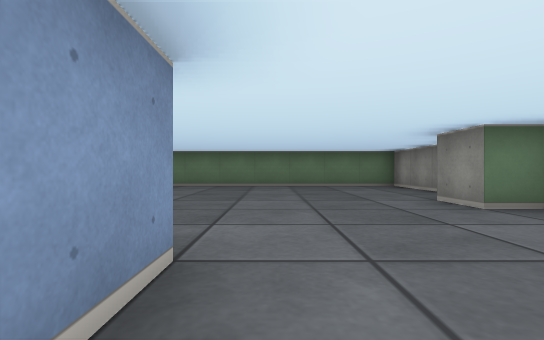
View 1 (above)

12 first-person views from a walk through a cub3D ray-caster map. The camera is about half as high as the walls, looks level and sees 85° across. The floor is counted in squares. Each view is taken from the middle of a square. On the plan, view 1 faces up. The plan holds only what a view shows up to about 9 squares ahead; the rest is blank.

View 2
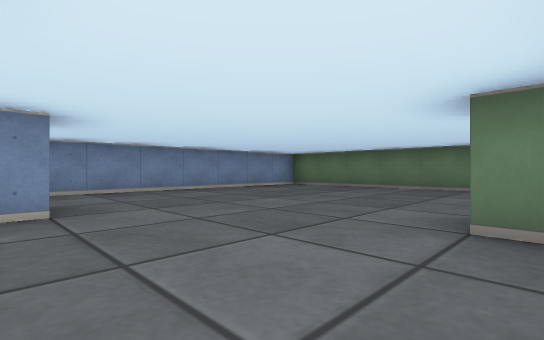

View 3
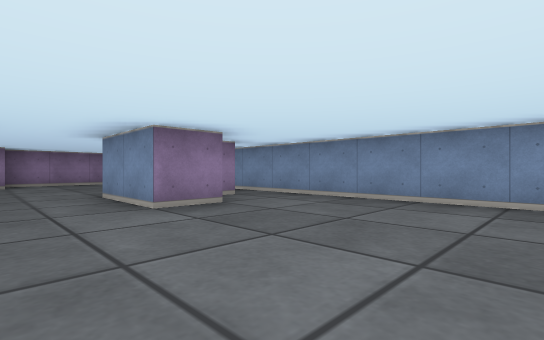

View 4
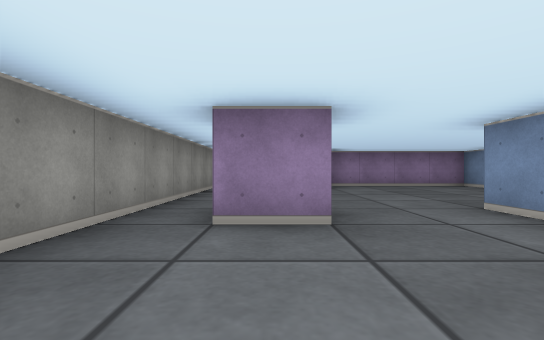

View 5
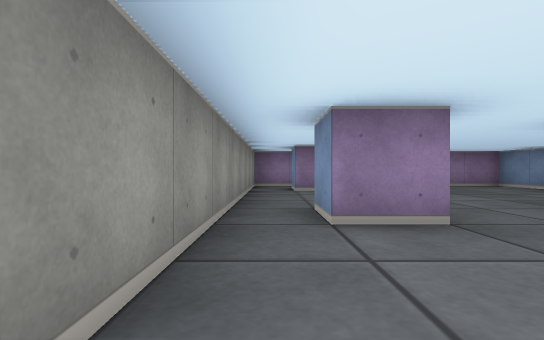

View 6
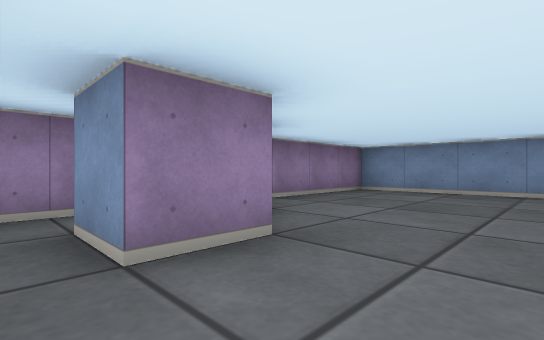

View 7
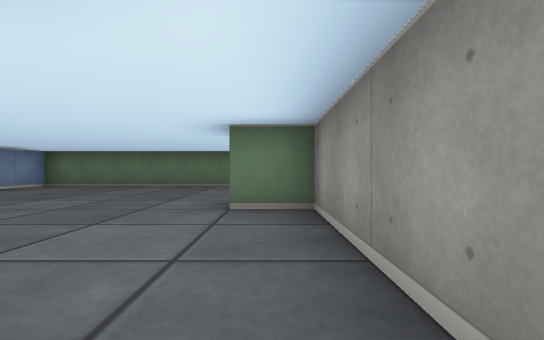

View 8
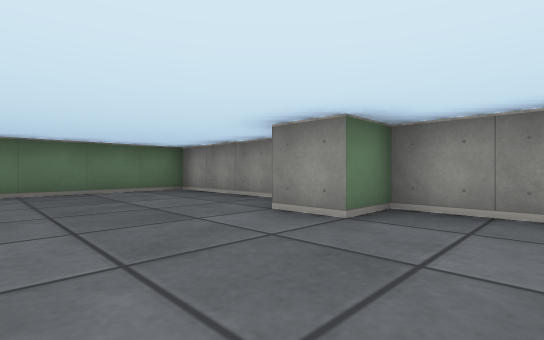

View 9
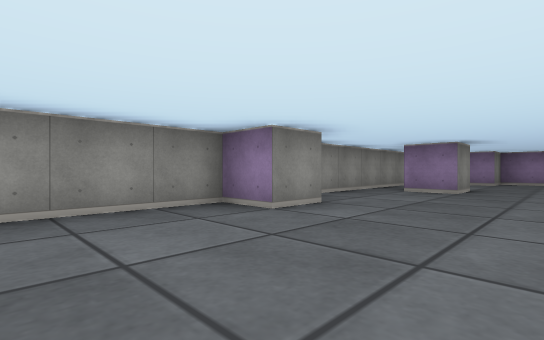

View 10
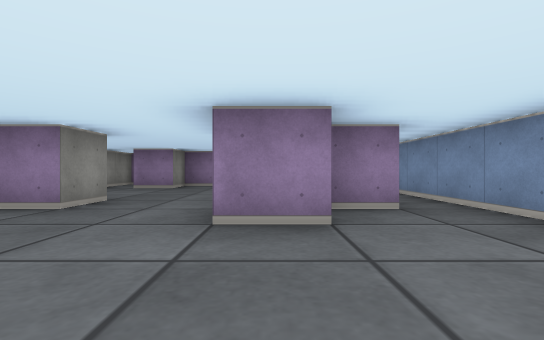

View 11
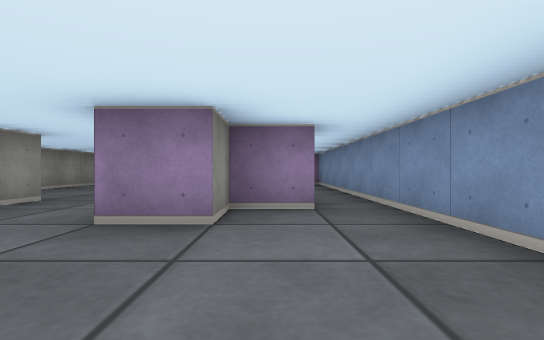

View 12
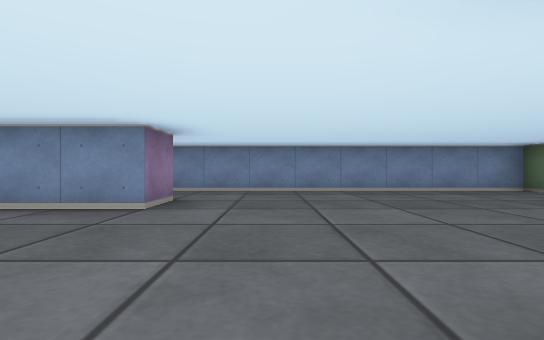

### Floor plan
Points are (right, up) in squares from view 1. A wall is a line through its corners. A room is listed if a view was taken in it or the views show most of it. See-through windows are left out.
Room 1 (views 1, 2, 3, 4, 5, 6, 7, 8, 9, 10, 11, 12)
walls: (1.5, -0.5) (1.5, 0.5) (2.5, 0.5) (2.5, -0.5); (-2.6, 0.5) (-1.5, 0.5) (-1.5, 1.5) (-0.5, 1.5) (-0.5, -0.5); (0.5, -4.5) (1.5, -4.5) (1.5, -3.5) (2.5, -3.5) (2.5, -4.5); (2.2, -5.5) (3.5, -5.5) (3.5, 3.5) (2.5, 3.5) (2.5, 4.5) (3.5, 4.5) (3.5, 8.5) (-3.5, 8.5) (-3.5, -5.5) (0.5, -5.5)

Where each view was taken, in squares from view 1:
view 1: 0 up, 0 right, facing up
view 2: 1 up, 3 right, facing up-left
view 3: 5 up, 1 right, facing down-left
view 4: 3 up, 2 right, facing down
view 5: 3 up, 3 right, facing down
view 6: 2 down, 3 right, facing down-left
view 7: 0 up, 3 right, facing up
view 8: 2 up, 0 right, facing up-right
view 9: 7 up, 0 right, facing down-right
view 10: 4 up, 1 left, facing down
view 11: 4 up, 2 left, facing down
view 12: 3 up, 3 right, facing left
